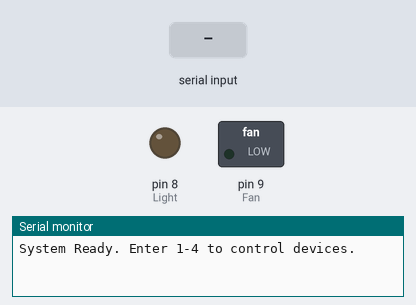
A sketch run on a simulated Arduino Uno, built with avr-gcc and run on an emulated ATmega328P. On the bench: switched loads named in the sketch (green lamp = pin HIGH), output pins drawn as LEDs (lit = HIGH), the last lines printed to the serial monitor. The inputs (shaded band) are chosen by the test bench.

Above: at 1.2 s.
1.3 s: "1" received over Serial
At 1.6 s:
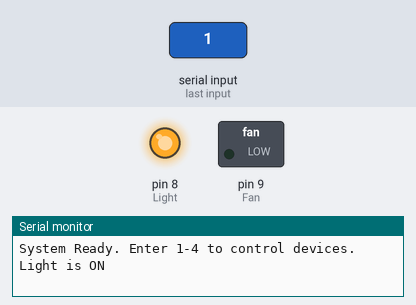
2.8 s: "3" received over Serial
At 4.0 s:
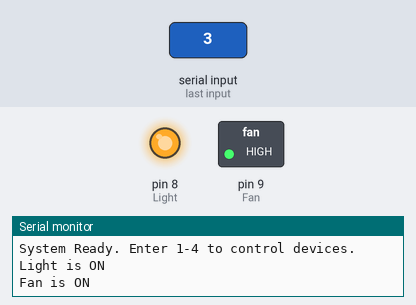
4.3 s: "2" received over Serial
At 5.1 s:
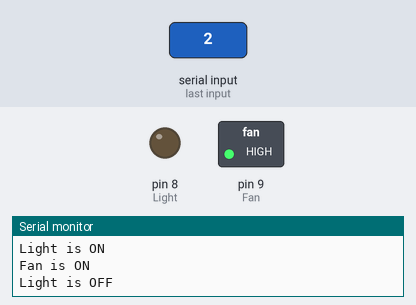
Timing chart, 0 to 7.3 s (numbered marks = the images above; inputs shaded):
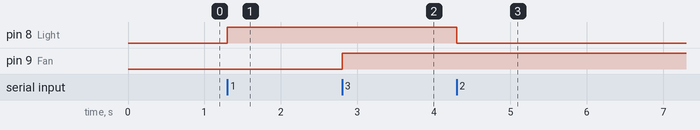

Measured:
- after the input at 1.3 s, pin 8 (Light): LOW → HIGH at once
- after the input at 2.8 s, pin 9 (Fan): LOW → HIGH at once
- after the input at 4.3 s, pin 8 (Light): HIGH → LOW at once

The sketch:

Speech_control_code.ino
```cpp
char command;

void setup() {
  Serial.begin(9600);
  pinMode(8, OUTPUT);  // Light (Yellow LED)
  pinMode(9, OUTPUT);  // Fan (DC Motor)
  Serial.println("System Ready. Enter 1-4 to control devices.");
}

void loop() {
  if (Serial.available()) {
    command = Serial.read();

    if (command == '1') {
      digitalWrite(8, HIGH);   // Light ON
      Serial.println("Light is ON");
    }
    else if (command == '2') {
      digitalWrite(8, LOW);    // Light OFF
      Serial.println("Light is OFF");
    }
    else if (command == '3') {
      digitalWrite(9, HIGH);   // Fan ON
      Serial.println("Fan is ON");
    }
    else if (command == '4') {
      digitalWrite(9, LOW);    // Fan OFF
      Serial.println("Fan is OFF");
    }
    else {
      Serial.println("Invalid Command. Use 1-4.");
    }
  }
}
```
